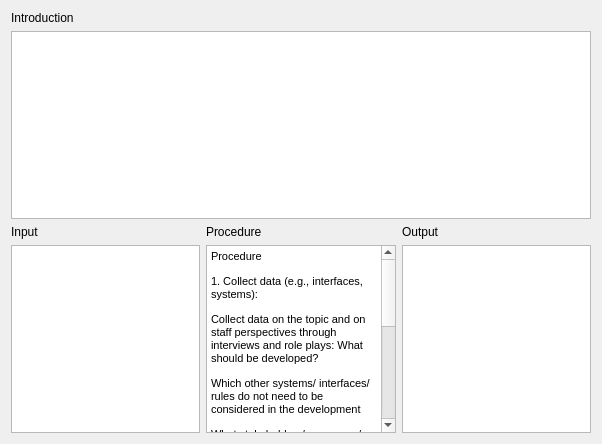
<?xml version="1.0" encoding="UTF-8"?>
<ui version="4.0">
 <class>MethodClass</class>
 <widget class="QWidget" name="MethodClass">
  <property name="geometry">
   <rect>
    <x>0</x>
    <y>0</y>
    <width>602</width>
    <height>444</height>
   </rect>
  </property>
  <property name="windowTitle">
   <string>Method</string>
  </property>
  <layout class="QGridLayout" name="gridLayout">
   <item row="0" column="0">
    <widget class="QLabel" name="label_4">
     <property name="text">
      <string>Introduction</string>
     </property>
    </widget>
   </item>
   <item row="1" column="0" colspan="3">
    <widget class="QTextBrowser" name="introduction_textBrowser">
     <property name="html">
      <string>&lt;!DOCTYPE HTML PUBLIC &quot;-//W3C//DTD HTML 4.0//EN&quot; &quot;http://www.w3.org/TR/REC-html40/strict.dtd&quot;&gt;
&lt;html&gt;&lt;head&gt;&lt;meta name=&quot;qrichtext&quot; content=&quot;1&quot; /&gt;&lt;style type=&quot;text/css&quot;&gt;
p, li { white-space: pre-wrap; }
&lt;/style&gt;&lt;/head&gt;&lt;body style=&quot; font-family:'MS Shell Dlg 2'; font-size:8pt; font-weight:400; font-style:normal;&quot;&gt;
&lt;p style=&quot;-qt-paragraph-type:empty; margin-top:0px; margin-bottom:0px; margin-left:0px; margin-right:0px; -qt-block-indent:0; text-indent:0px;&quot;&gt;&lt;br /&gt;&lt;/p&gt;&lt;/body&gt;&lt;/html&gt;</string>
     </property>
     <property name="source">
      <url>
       <string>file:///D:/semm/QtWidgetsApplication1/QtWidgetsApplication1/activity/activity1/method1/intr.htm</string>
      </url>
     </property>
    </widget>
   </item>
   <item row="2" column="0">
    <widget class="QLabel" name="label">
     <property name="text">
      <string>Input</string>
     </property>
    </widget>
   </item>
   <item row="2" column="1">
    <widget class="QLabel" name="label_2">
     <property name="text">
      <string>Procedure</string>
     </property>
    </widget>
   </item>
   <item row="2" column="2">
    <widget class="QLabel" name="label_3">
     <property name="text">
      <string>Output</string>
     </property>
    </widget>
   </item>
   <item row="3" column="0">
    <widget class="QTextBrowser" name="Input_textBrowser_4">
     <property name="source">
      <url>
       <string>file:///D:/semm/QtWidgetsApplication1/QtWidgetsApplication1/activity/activity1/method1/input.htm</string>
      </url>
     </property>
    </widget>
   </item>
   <item row="3" column="1">
    <widget class="QTextBrowser" name="Procedure_textBrowser_2">
     <property name="html">
      <string>&lt;!DOCTYPE HTML PUBLIC &quot;-//W3C//DTD HTML 4.0//EN&quot; &quot;http://www.w3.org/TR/REC-html40/strict.dtd&quot;&gt;
&lt;html&gt;&lt;head&gt;&lt;meta name=&quot;qrichtext&quot; content=&quot;1&quot; /&gt;&lt;style type=&quot;text/css&quot;&gt;
p, li { white-space: pre-wrap; }
&lt;/style&gt;&lt;/head&gt;&lt;body style=&quot; font-family:'MS Shell Dlg 2'; font-size:8pt; font-weight:400; font-style:normal;&quot;&gt;
&lt;p style=&quot; margin-top:12px; margin-bottom:12px; margin-left:0px; margin-right:0px; -qt-block-indent:0; text-indent:0px;&quot;&gt;Procedure &lt;/p&gt;
&lt;p style=&quot; margin-top:12px; margin-bottom:12px; margin-left:0px; margin-right:0px; -qt-block-indent:0; text-indent:0px;&quot;&gt;1. Collect data (e.g., interfaces, systems): &lt;/p&gt;
&lt;p style=&quot; margin-top:12px; margin-bottom:12px; margin-left:0px; margin-right:0px; -qt-block-indent:0; text-indent:0px;&quot;&gt;Collect data on the topic and on staff perspectives through interviews and role plays: What should be developed? &lt;/p&gt;
&lt;p style=&quot; margin-top:12px; margin-bottom:12px; margin-left:0px; margin-right:0px; -qt-block-indent:0; text-indent:0px;&quot;&gt;Which other systems/ interfaces/ rules do not need to be considered in the development &lt;/p&gt;
&lt;p style=&quot; margin-top:12px; margin-bottom:12px; margin-left:0px; margin-right:0px; -qt-block-indent:0; text-indent:0px;&quot;&gt;What stakeholders/ processes/ systems/ events/ documents are needed by the system? &lt;/p&gt;
&lt;p style=&quot; margin-top:12px; margin-bottom:12px; margin-left:0px; margin-right:0px; -qt-block-indent:0; text-indent:0px;&quot;&gt;2. Transform data around new perspectives: &lt;/p&gt;
&lt;p style=&quot; margin-top:12px; margin-bottom:12px; margin-left:0px; margin-right:0px; -qt-block-indent:0; text-indent:0px;&quot;&gt;Add new perspectives to data gained in meeting with colleagues &lt;/p&gt;
&lt;p style=&quot; margin-top:12px; margin-bottom:12px; margin-left:0px; margin-right:0px; -qt-block-indent:0; text-indent:0px;&quot;&gt;3. Analyze data and clarify open questions: &lt;/p&gt;
&lt;p style=&quot; margin-top:12px; margin-bottom:12px; margin-left:0px; margin-right:0px; -qt-block-indent:0; text-indent:0px;&quot;&gt;Consider open questions and create materials based on previous findings &lt;/p&gt;
&lt;p style=&quot; margin-top:12px; margin-bottom:12px; margin-left:0px; margin-right:0px; -qt-block-indent:0; text-indent:0px;&quot;&gt;Through this. participants reflect on the topic and raise their awareness &lt;/p&gt;&lt;/body&gt;&lt;/html&gt;</string>
     </property>
     <property name="source">
      <url>
       <string>file:///D:/semm/QtWidgetsApplication1/QtWidgetsApplication1/activity/activity1/method1/procedure.htm</string>
      </url>
     </property>
    </widget>
   </item>
   <item row="3" column="2">
    <widget class="QTextBrowser" name="Output_textBrowser_3">
     <property name="source">
      <url>
       <string>file:///D:/semm/QtWidgetsApplication1/QtWidgetsApplication1/activity/activity1/method1/output.htm</string>
      </url>
     </property>
    </widget>
   </item>
  </layout>
 </widget>
 <layoutdefault spacing="6" margin="11"/>
 <resources/>
 <connections/>
</ui>
